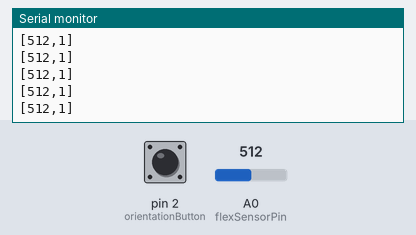
Simulated run of this sketch. Board: Arduino Uno, built with avr-gcc and run on an emulated ATmega328P. Parts: the last lines printed to the serial monitor. The inputs (shaded band) are chosen by the test bench; at power-on: A0 (flexSensorPin) = 512, pin 2 (orientationButton) LOW.

Above: at 1.2 s.
1.3 s: A0 (flexSensorPin) set to 716
At 1.35 s:
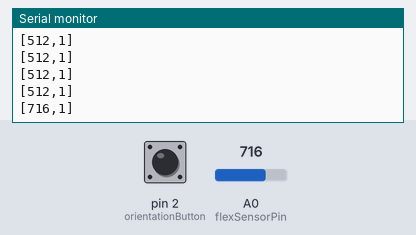
2.8 s: pin 2 (orientationButton) pulled HIGH for 0.15 s
At 2.83 s:
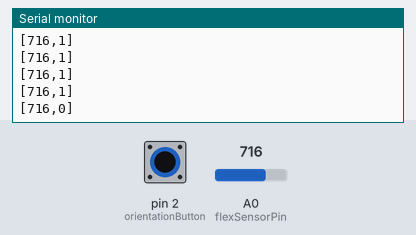
4.4 s: A0 (flexSensorPin) set to 900
At 4.42 s:
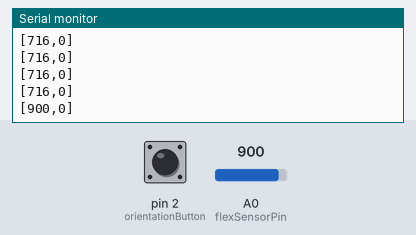
7.4 s: pin 2 (orientationButton) pulled HIGH for 1 s
At 7.44 s:
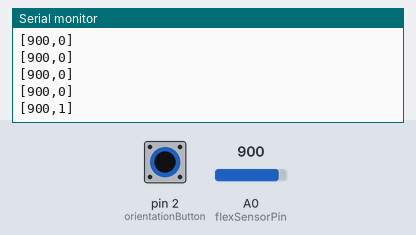
Timing chart, 0 to 10.4 s (numbered marks = the images above; inputs shaded):
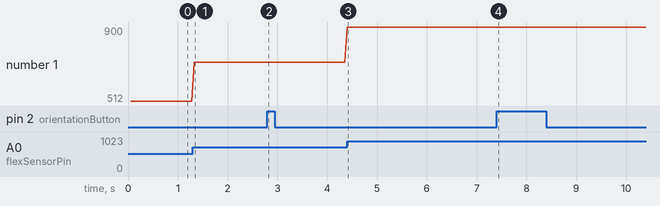

Measured:
- after the input at 1.3 s, the serial monitor: prints a new line at once (image 1)
- after the input at 2.8 s, the serial monitor: prints a new line at once (image 2)
- after the input at 4.4 s, the serial monitor: prints a new line at once (image 3)
- after the input at 7.4 s, the serial monitor: prints a new line at once (image 4)
- plotted number 1: 512 → 716 after the input at 1.3 s, 716 → 900 after the input at 4.4 s

The sketch:

controller.ino
```cpp
/* Mingye Chen 2020-12-08
 * Sends button and flex sensor data to Unity game engine
 */
#define UPDATE_SPEED 50 // Time interval for sending data in milliseconds
int flexSensorPin = A0; // Analog pin 0
int orientationButton = 2; // Digital pin 2
boolean orientatedRight = true, buttonPressed = false; // Button States
int lastUpdated = millis();
void setup(){
  Serial.begin(9600);
  pinMode(orientationButton, INPUT);
}

void loop(){
  // Button logic to only register click when pressed and released
  if(!buttonPressed && digitalRead(orientationButton) == HIGH) {
      orientatedRight = !orientatedRight;
      buttonPressed = true;
  }
  if(digitalRead(orientationButton) == LOW) buttonPressed = false;
  // Runs every 50 millis
  if(millis() - lastUpdated > UPDATE_SPEED){
    // Read flex sensor value
    int flexSensorReading = analogRead(flexSensorPin);
    char dataStr[8];
    //Construct string with flex and button data
    sprintf(dataStr, "[%d,%d]", flexSensorReading, (int)orientatedRight);
    Serial.println(dataStr);
    // Reset timer
    lastUpdated = millis();
  }
}
```
